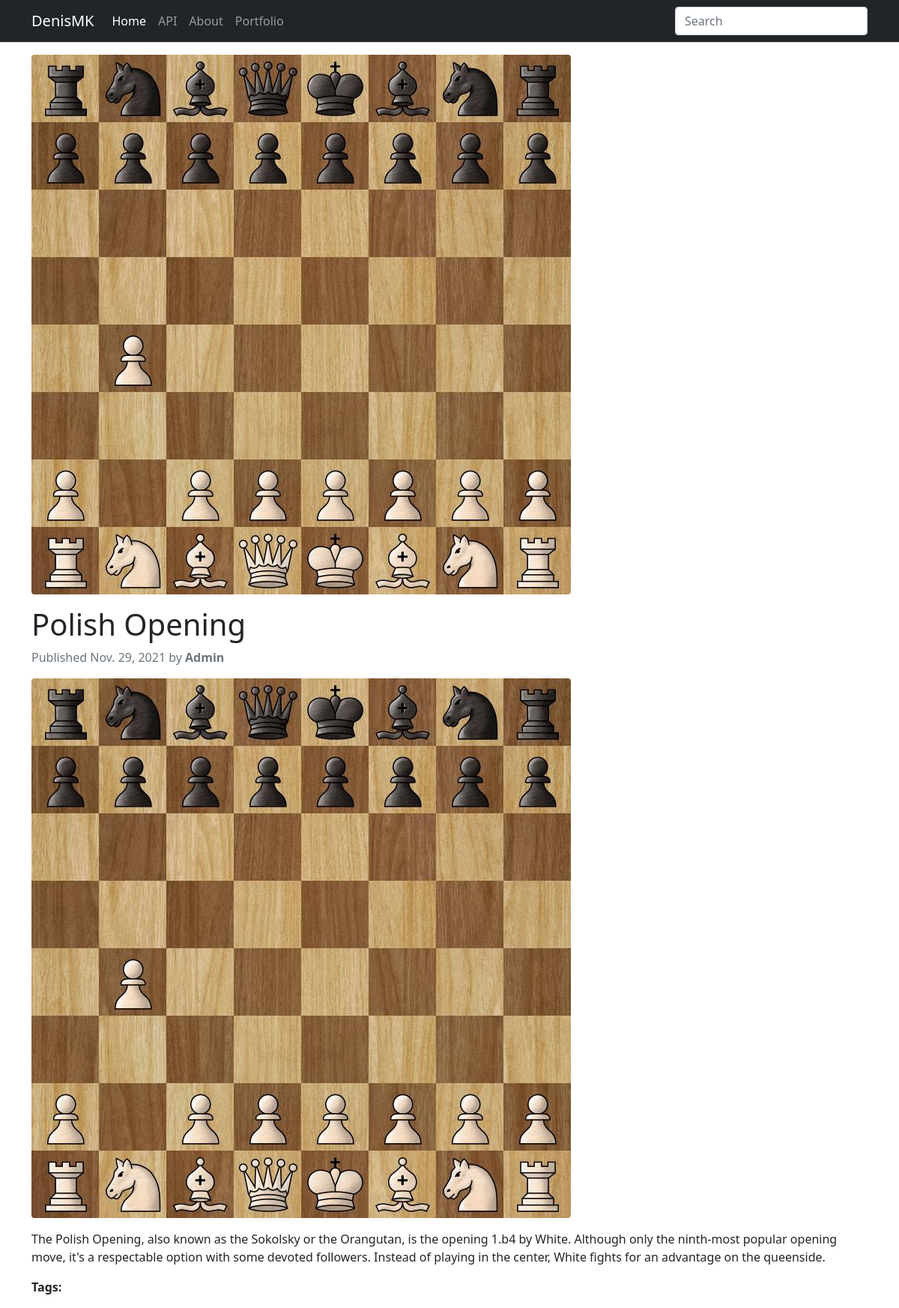
The app's page /polish-opening/ with its own data.
### blog/models.py (models this page shows, shortened)
class Post(models.Model):
    STATUS_CHOICES = (
        ('draft', 'Draft'),
        ('published', 'Published'),
    )
    title = models.CharField(max_length=200, unique=True)
    slug = models.SlugField(max_length=200, unique_for_date='publish', unique=True)
    image = models.ImageField(upload_to='featured_image/%Y/%m/%d/')
    author = models.ForeignKey(User, on_delete=models.CASCADE, related_name='blog_posts')
    body = RichTextUploadingField()
    publish = models.DateTimeField(default=timezone.now)
    created = models.DateTimeField(auto_now_add=True)
    updated = models.DateTimeField(auto_now=True)
    status = models.CharField(max_length=10, choices=STATUS_CHOICES, default='draft')
    tags = TaggableManager()
    class Meta:
        ordering = ['-publish']
    objects = models.Manager()
    published = PublishedManager()

### blog/views.py (the view)
# urls.py: path('<slug:post>/', views.post_detail, name="post_detail"),
def post_detail(request, post):
    post = get_object_or_404(Post, slug=post, status='published')
    return render(request, 'post_detail.html', {'post': post})

### templates/post_detail.html (shortened to what this page needs)
{% extends 'base.html' %}
{% block content %}
    <article>
        <figure>
         <img src="{{ post.image.url }}" class="rounded" alt="{{post.title}}">
        </figure>
        <div class="mt-3">
            <h1>{{post.title}}</h1>
            <p class="text-muted">
                Published {{ post.publish.date }} by <strong>{{ post.author }}</strong>
            </p>
        </div>
        <div class="article-body">
            {{post.body|safe}}
        </div>
       <p>
            <strong>Tags:</strong>
        </p>
    </article>
{% endblock content %}

### static/style.css (style rules this page uses)
article img { max-width: 100% !important; height: auto !important; border-radius: .25rem!important; }

### records on screen
Post: image (picture), title "Polish Opening", publish "Nov. 29, 2021", author "Admin", body (picture), body "The Polish Opening, also known as the Sokolsky or the Orangutan, is the opening 1.b4 by White. Although only the ninth-most popular opening move, it's a respectable option with some devoted followers. Instead of playing in the center, White fights for an advantage on the queenside."
